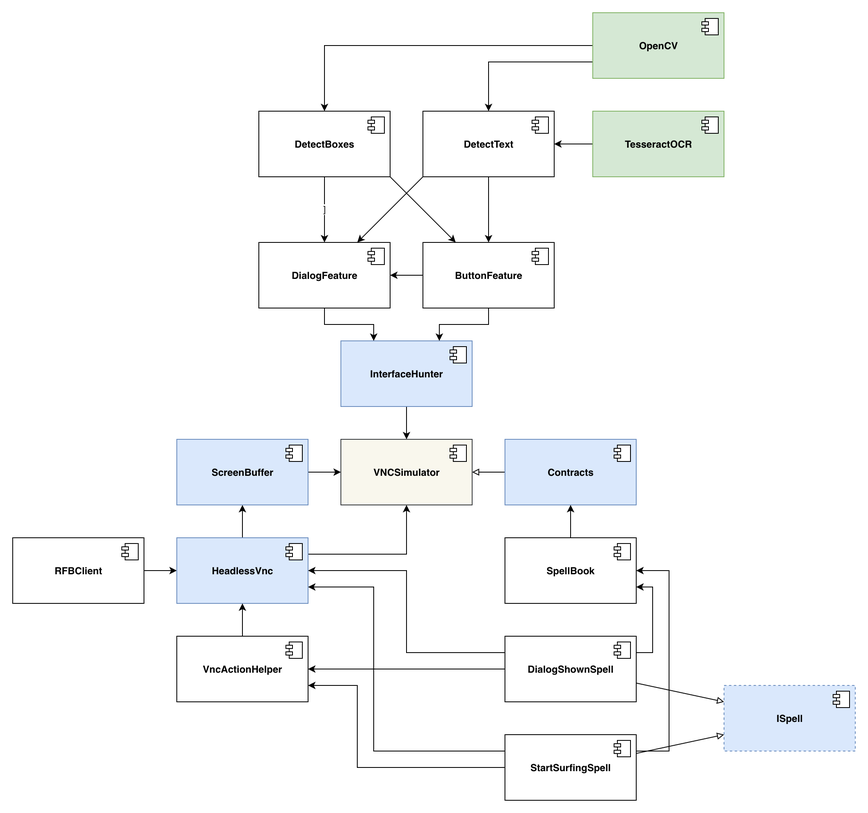
#> input picture assets/VNCSimulator.png, 868 x 813 px, shrunk from 2116 x 1982 before the run
$ python -i detect_boxes.py   (imports and definitions only)
#> lines starting #> are read from the running program, lines starting #| are printed output that depends on the picture; after the words box and inside, x2 and y2 are one past the last pixel; in counts of white or black regions, pixels touching at a corner belong together
#> further down, picture is the input picture: shape (813, 868, 3); mean B, G, R 249.2, 248.6, 247.3
### vncsim/interface_hunter/toolbox.py
from PIL import Image
from typing import Tuple
import numpy as np


# Converts PIL Image to numpy array.
# [4 lines left out: function pil_to_cv2, not called in this run]


# Scale coordinates by scale factor.
def scaled_coords(scale_factor: int, x1: int, y1: int, x2: int, y2: int) ->\
        Tuple[int, int, int, int]:
    return(
        round(x1 / scale_factor),
        round(y1 / scale_factor),
        round(x2 / scale_factor),
        round(y2 / scale_factor)
    )

### vncsim/interface_hunter/detect_boxes.py
import numpy as np
import cv2 as cv
from typing import NamedTuple, Sequence, Tuple
from . import toolbox


#---- CONFIGURATION

class DetectBoxesConfig(NamedTuple):
    nearest_scale: int


DefaultDetectBoxesConfig = DetectBoxesConfig(
    nearest_scale=200
)


#---- IMPLEMENTATION

class DetectBoxes:
    config = None

    def __init__(self, config: DetectBoxesConfig = DefaultDetectBoxesConfig):
        self.config = config

    @staticmethod
    def angle_cos(p0, p1, p2) -> float:
        d1, d2 = (p0 - p1).astype('float'), (p2 - p1).astype('float')
        return abs(np.dot(d1, d2) / np.sqrt(np.dot(d1, d1) * np.dot(d2, d2)))

    # noinspection PyShadowingBuiltins
    def samples(self, img) -> Sequence[Tuple[int, int, int, int]]:
        img = cv.GaussianBlur(img, (5, 5), 0)
        boxes_dict = {}
        boxes = []
        for gray in cv.split(img):
            for thrs in range(0, 255, 26):
                if thrs == 0:
                    bin = cv.Canny(gray, 0, 50, apertureSize=5)
                    bin = cv.dilate(bin, None)
                else:
                    _retval, bin = cv.threshold(
                        gray, thrs, 255, cv.THRESH_BINARY
                    )
                contours, _hierarchy = cv.findContours(
                    bin, cv.RETR_LIST, cv.CHAIN_APPROX_SIMPLE
                )

                for cnt in contours:
                    cnt_len = cv.arcLength(cnt, True)
                    cnt = cv.approxPolyDP(cnt, 0.02 * cnt_len, True)
                    if len(cnt) == 4 and cv.contourArea(cnt) > 1000\
                            and cv.isContourConvex(cnt):
                        cnt = cnt.reshape(-1, 2)
                        max_cos = np.max([
                            DetectBoxes.angle_cos(
                                cnt[i],
                                cnt[(i + 1) % 4],
                                cnt[(i + 2) % 4]
                            ) for i in range(4)
                        ])
                        if max_cos < 0.1:
                            x, y, w, h = cv.boundingRect(cnt)
                            start_x, start_y, end_x, end_y = x, y, x + w, y + h
                            key = '%d_%d_%d_%d' % toolbox.scaled_coords(
                                self.config.nearest_scale,
                                start_x, start_y, end_x, end_y
                            )
                            boxes_dict[key] = (start_x, start_y, end_x, end_y)
#> this loop made 3 passes
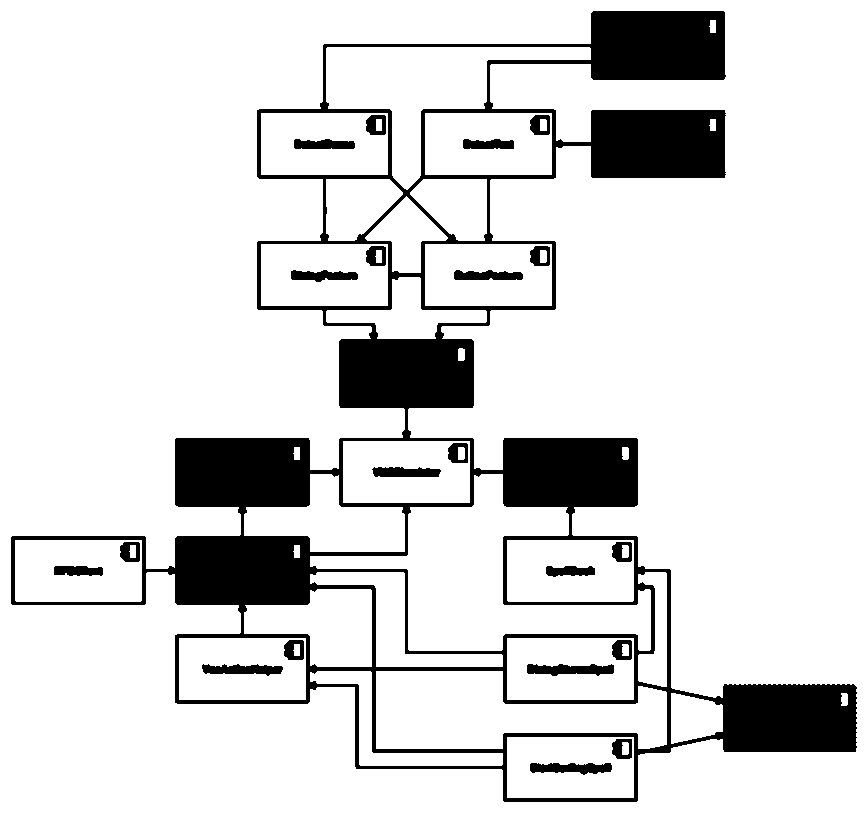
#> bin: shape (813, 868); 86% white; 21 black regions, largest, box (x1, y1, x2, y2) and area: (11, 11, 857, 802) 90074, (527, 664, 614, 676) 758, (530, 763, 612, 775) 698

        for key in boxes_dict:
            boxes.append(boxes_dict[key])
#> this loop made 17 passes
#> key on passes 1 to 12: '0_0_4_4', '3_4_3_4', '3_3_3_4', '1_3_2_4', '3_3_3_3', '0_3_1_3', '2_1_3_2', '1_1_2_2', '2_1_3_1', '1_1_2_1', '2_2_2_3', '3_1_4_1'

        return boxes

>>> import cv2
>>> picture = cv2.imread('../../assets/VNCSimulator.png')
>>> result = DetectBoxes().samples(picture)
